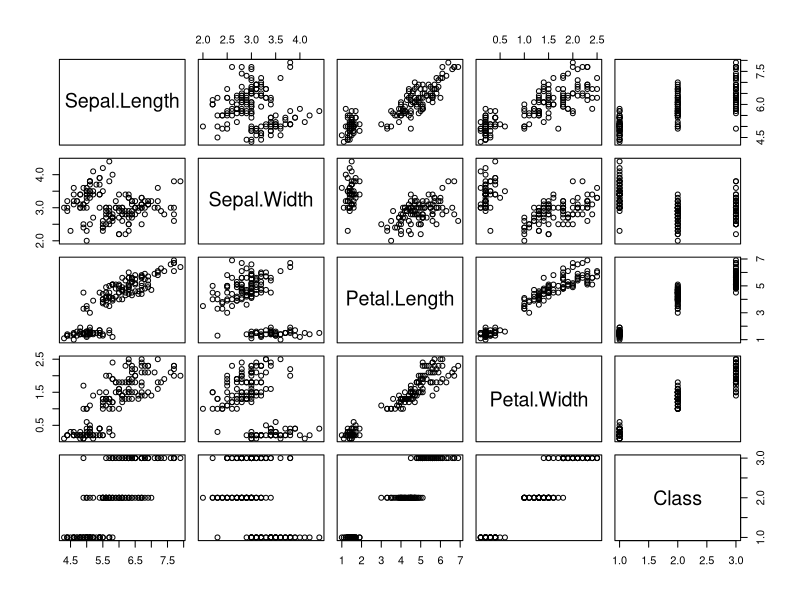
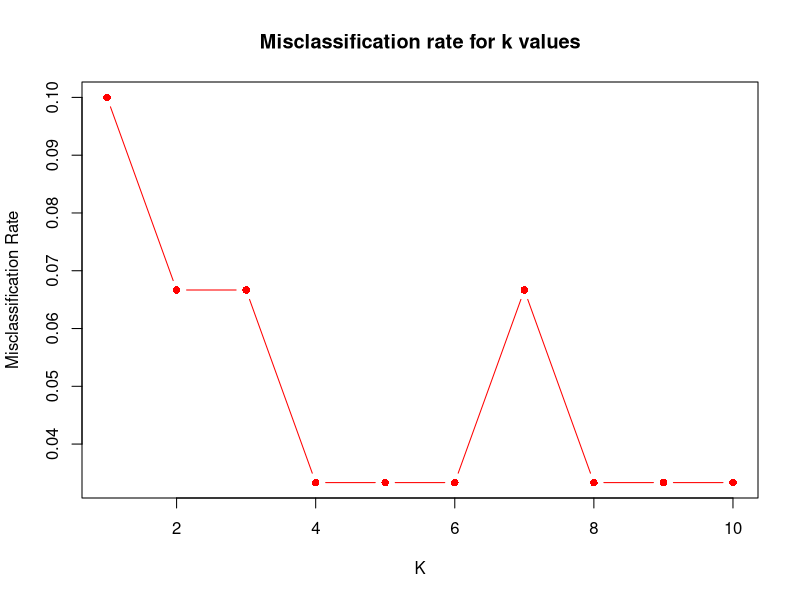
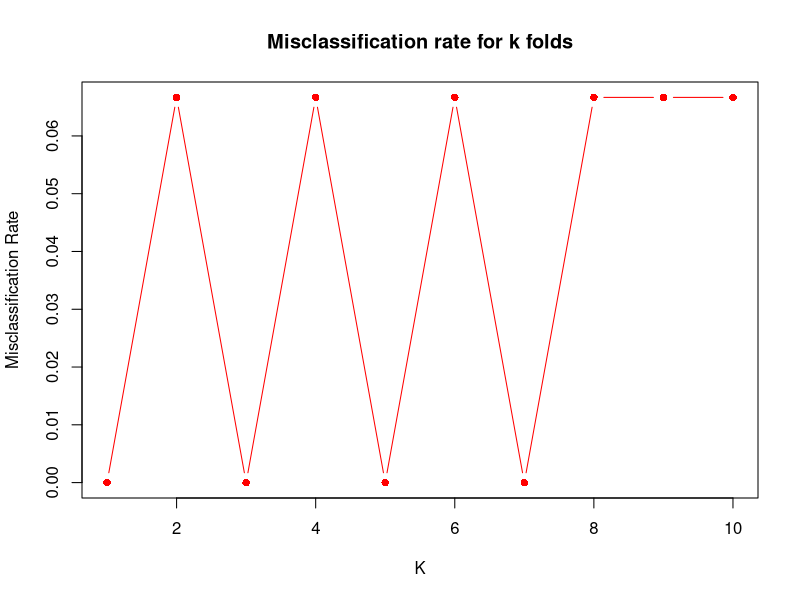
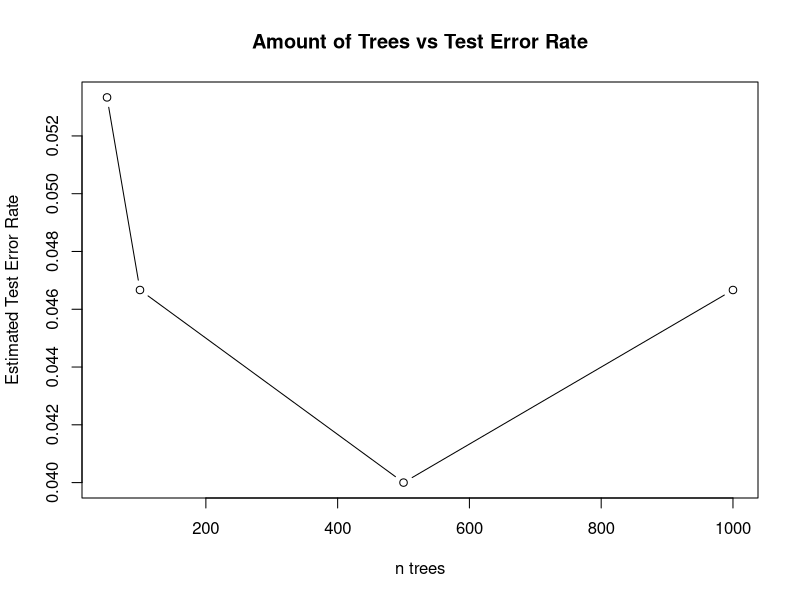

Write R code to recreate these figures, in order.
## ---- chunk 1
knitr::opts_chunk$set(echo = TRUE)
## ---- chunk 2
#install.packages(c('randomForest', 'caret', 'class','ggplot2'))

library(class)
library(caret)
library(randomForest)
library(ggplot2)
library(MASS)

# load data from CSV
Iris <- read.csv("bezedekIris.csv")
View(Iris)
attach(Iris)

Iris$Class <- as.factor(Iris$Class) # for handling qualitative response
## ---- chunk 3
summary(Iris)
## ---- chunk 4
pairs(Iris)
## ---- chunk 5
cor(subset(Iris, select = -c(Class)))
## ---- chunk 6
set.seed(1)
k = 10
cv.error <- rep(0, k)
splits <- createFolds(Class, returnTrain = FALSE)
for(i in 1:k) {
  #Split into train and test
  test <- splits[[i]]
  train <- -(test)
  Iris.test <- Iris[test, ]
  Class.test <- Class[test]
  
  #Train model
  lda.fit <- lda(Class ~ ., data = Iris, subset = train)
  
  #Test model
  lda.pred <- predict(lda.fit, Iris.test)
  lda.class <- lda.pred$class
  cv.error[i] <- mean(lda.class != Class.test)
}
cv.error
mean(cv.error)

lda.fit <- lda(Class ~ Sepal.Length + Sepal.Width, data = Iris)
lda.fit
## ---- chunk 7
set.seed(1)
k = 10
cv.error <- rep(0, k)
splits <- createFolds(Class, returnTrain = FALSE)
for(i in 1:k) {
  #Split into train and test
  test <- splits[[i]]
  train <- -(test)
  Iris.test <- Iris[test, ]
  Class.test <- Class[test]
  
  #Train model
  qda.fit <- qda(Class ~ ., data = Iris, subset = train)
  
  #Test model
  qda.pred <- predict(qda.fit, Iris.test)
  qda.class <- qda.pred$class
  cv.error[i] <- mean(qda.class != Class.test)
}
cv.error
mean(cv.error)

qda.fit <- qda(Class ~ ., data = Iris)
qda.fit
## ---- chunk 8
#### FITTING A KNN CLASSIFIER MODEL FOR DIFFERENT VALUES OF K TO FIND THE BEST K WITH LEAST MISCLASSIFICATION RATE
set.seed(300)
train_indices = sample(1:nrow(Iris), 0.8 * nrow(Iris))
train_data=Iris[train_indices, ]
test_data=Iris[-train_indices, ]
predictors=names(train_data)[1:4]
response="Class"
correct_classification=numeric()
misclassification_rates=numeric()
for (k_value in 1:10) {
  knn_predictions=knn(train = train_data[, predictors], test = test_data[, predictors], cl = train_data[, response], k = k_value)
  confusion_matrix=table(Actual = test_data[, response], Predicted = knn_predictions)
  correct_classification=sum(diag(confusion_matrix)) / sum(confusion_matrix)
  misclassification_rate=1 - correct_classification
  misclassification_rates=c(misclassification_rates, misclassification_rate)
  print(k_value)
  print(confusion_matrix)
  }
print(misclassification_rates)
plot(1:10, misclassification_rates, type = "b", xlab = "K",pch=16,col="red", ylab = "Misclassification Rate", main = "Misclassification rate for k values")
### After fitting the knn model on different k it is observed that 1,3,4,8,9,10 gives the minimum misclassification rate. So the knn model with k =3 can be choosen for further validation
## ---- chunk 9
### APPLYING 10 FOLD CROSS VALIDATION FOR TESTING THE MODEL PREDICTIONS
set.seed(123)
predictors = names(Iris)[1:4]
response = "Class"
irirs_data_2 = Iris[,c(predictors,response),drop=FALSE]
k_folds = 10
folds = createFolds(irirs_data_2$Class,k=k_folds,list=TRUE,returnTrain = FALSE)
missclassification_rates = numeric()
for (fold_ind in folds){
  fold = unlist(fold_ind)
  train_data = irirs_data_2[-fold,]
  test_data = irirs_data_2[fold,]
  knn_predictions = knn(train = train_data[,predictors],test=test_data[,predictors],cl=train_data[,response],k=3)
  confusion_matrix = table(Actual=test_data[,response],Predicted=knn_predictions)
  correct_classification = sum(diag(confusion_matrix))/sum(confusion_matrix)
  missclassification_rate = 1-correct_classification
  missclassification_rates = c(missclassification_rates,missclassification_rate)
}
print(missclassification_rates)
plot(1:10, missclassification_rates, type = "b",pch =16,col="red", xlab = "K", ylab = "Misclassification Rate", main = "Misclassification rate for k folds")
average_missclassification = mean(missclassification_rates)
print(average_missclassification)
### After applying the k fold cross validation the average misclassification rate shows up to be 0.04
## ---- chunk 10
set.seed(1)
k=10
mis.errors.50=rep(k)
Iris.splits=createFolds(Iris$Class, k = k, returnTrain = FALSE)

for (i in 1:k){
  # split into train/test
  Iris.test=Iris[Iris.splits[[i]],]
  Iris.train=Iris[-Iris.splits[[i]],]
  
  # train model
  rf.fit = randomForest(Iris.train$Class ~ ., data=Iris.train, type='classification',importance=TRUE, proximity=TRUE, ntree=50) 
  
  # predict on test and get error from confusion matrix
  predictions=predict(rf.fit, Iris.test)
  rf.cm=table(predictions,Iris.test$Class)
  mis.error=1-sum(diag(rf.cm))/sum(rf.cm)
  
  mis.errors.50[i]=mis.error
}

mean(mis.errors.50)
## ---- chunk 11
set.seed(1)
k=10
mis.errors.100=rep(k)
Iris.splits=createFolds(Iris$Class, k = k, returnTrain = FALSE)

for (i in 1:k){
  # split into train/test
  Iris.test=Iris[Iris.splits[[i]],]
  Iris.train=Iris[-Iris.splits[[i]],]
  
  # train model
  rf.fit = randomForest(Iris.train$Class ~ ., data=Iris.train, type='classification',importance=TRUE, proximity=TRUE, ntree=100) 
  
  # predict on test and get error from confusion matrix
  predictions=predict(rf.fit, Iris.test)
  rf.cm=table(predictions,Iris.test$Class)
  mis.error=1-sum(diag(rf.cm))/sum(rf.cm)
  
  mis.errors.100[i]=mis.error
}

mean(mis.errors.100)
## ---- chunk 12
set.seed(1)
k=10
mis.errors.500=rep(k)
Iris.splits=createFolds(Iris$Class, k = k, returnTrain = FALSE)

for (i in 1:k){
  # split into train/test
  Iris.test=Iris[Iris.splits[[i]],]
  Iris.train=Iris[-Iris.splits[[i]],]
  
  # train model
  rf.fit = randomForest(Iris.train$Class ~ ., data=Iris.train, type='classification',importance=TRUE, proximity=TRUE, ntree=500) 
  
  # predict on test and get error from confusion matrix
  predictions=predict(rf.fit, Iris.test)
  rf.cm=table(predictions,Iris.test$Class)
  mis.error=1-sum(diag(rf.cm))/sum(rf.cm)
  
  mis.errors.500[i]=mis.error
}

mean(mis.errors.500)
## ---- chunk 13
set.seed(1)
k=10
mis.errors.1000=rep(k)
Iris.splits=createFolds(Iris$Class, k = k, returnTrain = FALSE)

for (i in 1:k){
  # split into train/test
  Iris.test=Iris[Iris.splits[[i]],]
  Iris.train=Iris[-Iris.splits[[i]],]
  
  # train model
  rf.fit = randomForest(Iris.train$Class ~ ., data=Iris.train, type='classification',importance=TRUE, proximity=TRUE, ntree=1000) 
  
  # predict on test and get error from confusion matrix
  predictions=predict(rf.fit, Iris.test)
  rf.cm=table(predictions,Iris.test$Class)
  mis.error=1-sum(diag(rf.cm))/sum(rf.cm)
  
  mis.errors.1000[i]=mis.error
}

mean(mis.errors.1000)
## ---- chunk 14
ave.errors=c(mean(mis.errors.50),mean(mis.errors.100),mean(mis.errors.500),mean(mis.errors.1000))

plot(c(50,100,500,1000),ave.errors, xlab = 'n trees', ylab='Estimated Test Error Rate', type='b')

title('Amount of Trees vs Test Error Rate')
